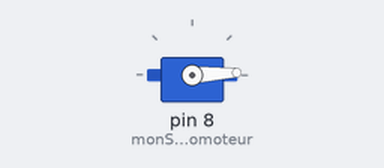
The sketch below on a simulated Arduino Uno, built with avr-gcc and run on an emulated ATmega328P. On the bench: servo.

Above: at 0.05 s.
At 0.45 s:
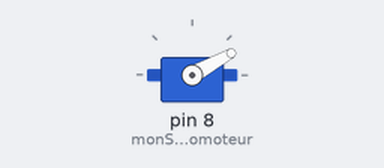
At 0.8 s:
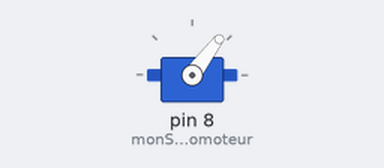
At 1.6 s:
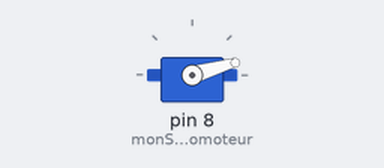
Timing chart, 0 to 4.2 s (numbered marks = the images above):
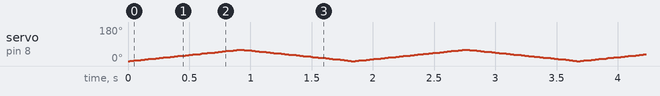

The sketch:

servo_test.ino
```cpp
 /* Inclut la lib Servo pour manipuler le servomoteur */
#include <Servo.h>

/* Créer un objet Servo pour contrôler le servomoteur */
Servo monServomoteur;

void setup() {

  // Attache le servomoteur à la broche D8
  monServomoteur.attach(8);
}

void loop() {

  // Fait bouger le bras de 0° à 180°
  for (int position = 0; position <= 60; position++) {
    monServomoteur.write(position);
    delay(15);
  }

  // Fait bouger le bras de 180° à 10°
  for (int position = 60; position >= 0; position--) {
    monServomoteur.write(position);
    delay(15);
  }
}
```
